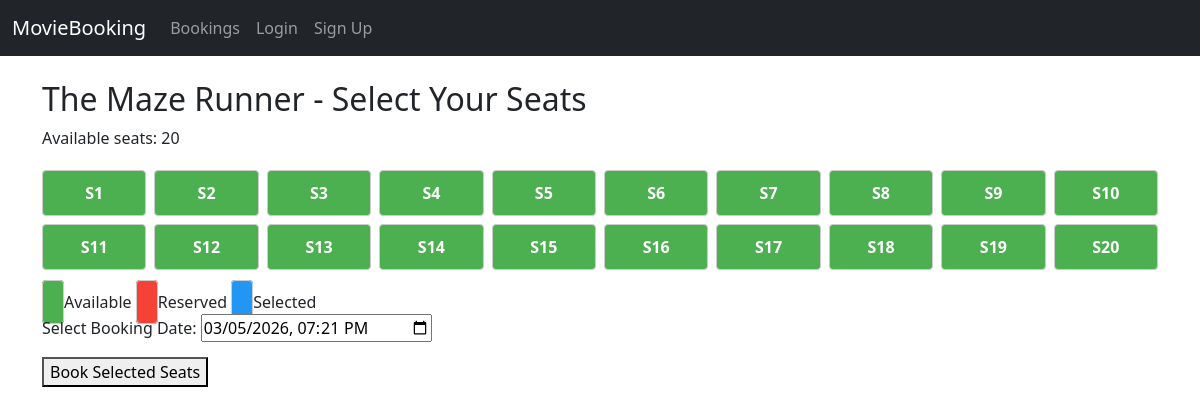
The page /movie/4/book on the database its author committed.
### bookings/models.py (models this page shows)
class Movie(models.Model):
    movie_title = models.CharField(max_length=255)
    movie_description = models.CharField(max_length=500)
    movie_release_date = models.DateTimeField()
    movie_duration = models.FloatField()

class Seat(models.Model):
    movie = models.ForeignKey(Movie, on_delete=models.CASCADE)
    seat_number = models.CharField(max_length=10)
    seat_booking_status = models.BooleanField(default=False)

### bookings/views.py (the view, shortened to what this page needs)
# urls.py: path('movie/<int:movie_id>/book', views.book_seats, name='booking_page'),
def book_seats(request, movie_id):
    movie = get_object_or_404(Movie, id=movie_id)
    seats = Seat.objects.filter(movie=movie).order_by('id')
    context = {
        "movie": movie,
        "seats": seats,
        "available_seats_count": seats.filter(seat_booking_status=False).count(),
        "now": timezone.now(),
    }
    return render(request, 'seat_booking.html', context)

### bookings/templates/seat_booking.html (shortened to what this page needs)
{% extends 'base.html' %}
{% block content %}
<div class="seat-selection">
    <h2>{{ movie.movie_title }} - Select Your Seats</h2>
    <p>Available seats: <span class="available-count">{{ available_seats_count }}</span></p>
    <div class="seats-grid">
        {% for seat in seats %}
            <button
                type="button"
                class="seat {% if seat.seat_booking_status %}reserved{% else %}available{% endif %}"
                data-seat-id="{{ seat.id }}"
                onclick="toggleSeat(this)"
            >
                {{ seat.seat_number }}
            </button>
        {% endfor %}
    </div>
    <div class="seat-legend">
        <span><span class="seat available"></span> Available</span>
        <span><span class="seat reserved"></span> Reserved</span>
        <span><span class="seat selected"></span> Selected</span>
    </div>
    <form method="POST" action="{% url 'booking_page' movie.id %}">
        <div class="booking-date">
        <label for="booking-date">Select Booking Date:</label>
        <input type="datetime-local" id="booking-date" name="booking_date" value="{{ now|date:'Y-m-d\\TH:i' }}" required>
        </div>
        <button type="submit" class="btn-book">Book Selected Seats</button>
    </form>
</div>
{% endblock %}

### bookings/templates/seat_booking.html (style rules this page uses)
.seats-grid { display: grid; grid-template-columns: repeat(10, 1fr); gap: 8px; margin: 20px 0; }
.seat { padding: 10px; border: 1px solid #ccc; border-radius: 4px; cursor: pointer; font-weight: bold; transition: transform 0.1s; }
.seat.available { background-color: #4caf50; color: white; }
.seat.reserved { background-color: #f44336; color: white; cursor: not-allowed; }
.seat.selected { background-color: #2196f3; color: white; }
.booking-date { margin-bottom: 15px; }

### rows shown on the page
Movie: movie_title "The Maze Runner"
Seat: seat_number "S1"
Seat: seat_number "S2"
Seat: seat_number "S3"
Seat: seat_number "S4"
Seat: seat_number "S5"
Seat: seat_number "S6"
Seat: seat_number "S7"
Seat: seat_number "S8"
Seat: seat_number "S9"
Seat: seat_number "S10"
Seat: seat_number "S11"
Seat: seat_number "S12"
Seat: seat_number "S13"
Seat: seat_number "S14"
Seat: seat_number "S15"
Seat: seat_number "S16"
Seat: seat_number "S17"
Seat: seat_number "S18"
Seat: seat_number "S19"
Seat: seat_number "S20"

### other values the page prints
{{ available_seats_count }} "20"
